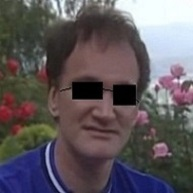
#> input picture Hopfild/test/1.jpg, 193 x 193 px, given as the content of the folder /content/train, which was not available
$ jupyter execute --allow-errors Hopfild.ipynb
#> lines starting #> are read from the running program, lines starting #| are printed output that depends on the picture; after the words box and inside, x2 and y2 are one past the last pixel; in counts of white or black regions, pixels touching at a corner belong together; pictures that were not available may be replaced by others from this repository, and a replacement may not be noted
[cell 1]
import numpy as np
from scipy.spatial.distance import cdist
from PIL import Image
import os
import re
import matplotlib.image as mpimg
import matplotlib.pyplot as plt


class Hopfild:
    def __init__(self, E):
        self.E = E.T
        self.Q = np.eye(self.E.shape[0]) + 0.5 * self.E.dot(E)

    def one_predict(self,x):
        y, y_new = x, np.zeros(x.shape)
        while not np.array_equal(y, y_new):
            y = y_new
            s = self.Q.dot(x.T)
            y_new = np.sign(s)
        y=np.array(y)
        res = np.argmin(cdist(self.E.T, y.T, metric='euclidean'))
        return res

    def train(self, X):
        res_list = []
        if X.shape[0]>1:
            for x in X:
                res=self.one_predict(x)
                res_list.append(res)
        else:
            res_list=self.one_predict(X)
        return res_list


def create_data(test_dir, train_dir):
#> called with test_dir = '/content/test', train_dir = '/content/train'
  train_arr = []
  train_path = []
  for i in os.listdir(train_dir):
    if re.match(r'[0-9a-zA-Z-]*.jp[e]*g',i):
      train_path.append(train_dir + '/' + i)
      img_train = Image.open(train_dir + '/' + i).convert('RGBA')
      image_file_train = img_train.convert('1')
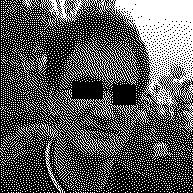
#> image_file_train: PIL image 193x193 1; 35.2% white in thin lines or dots
      image_file_train = image_file_train.resize((100,100))
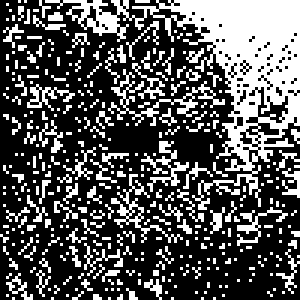
#> image_file_train: PIL image 100x100 1 (shown 3 times larger); 33.7% white; 359 white regions (342 under 20 px), largest, box (x1, y1, x2, y2) and area: (15, 0, 100, 70) 1518, (36, 23, 75, 42) 134, (37, 58, 61, 81) 90
      arr_train = np.array(image_file_train)
      arr_train = np.array([1 if i else -1 for i in arr_train.ravel()])
#> arr_train = 10000 values, max 1 at index 6, min -1 at index 0, mean -0.326
      train_arr.append(arr_train)
  test_arr = []
  test_path = []
  for i in os.listdir(test_dir):
    if re.match(r'[0-9a-zA-Z-]*.jp[e]*g',i):
      test_path.append(test_dir + '/' + i)
      img_test = Image.open(test_dir + '/' + i).convert('RGBA')
      image_file_test = img_test.convert('1')
      image_file_test = image_file_test.resize((100,100))
      arr_test = np.array(image_file_test)
      arr_test = np.array([1 if i else -1 for i in arr_test.ravel()])
#> arr_test has the same summary as arr_train
      test_arr.append(arr_test)
#> pass 2 of the loop in create_data, `for i in os.listdir(test_dir):`:
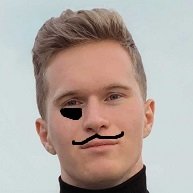
#> input picture Hopfild/test/2.jpg, 193 x 193 px, found by its file name
#> in create_data, `image_file_test = img_test.convert('1')`:
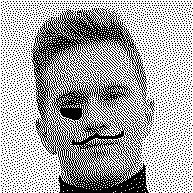
#> image_file_test: PIL image 193x193 1; 66.2% white; black in thin lines or dots
#> in create_data, `image_file_test = image_file_test.resize((100,100))`:
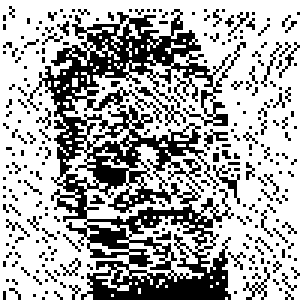
#> image_file_test: PIL image 100x100 1 (shown 3 times larger); 66.6% white; black in thin lines or dots
#> arr_test = 10000 values, max 1 at index 0, min -1 at index 203, mean 0.331
#> pass 3 of the loop in create_data, `for i in os.listdir(test_dir):`:
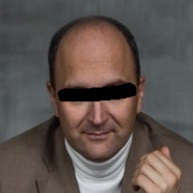
#> input picture Hopfild/test/VV.jpg, 193 x 193 px, found by its file name
#> in create_data, `image_file_test = img_test.convert('1')`:
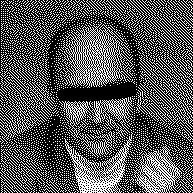
#> image_file_test: PIL image 193x193 1; 33.5% white in thin lines or dots
#> in create_data, `image_file_test = image_file_test.resize((100,100))`:
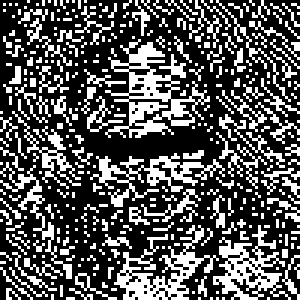
#> image_file_test: PIL image 100x100 1 (shown 3 times larger); 33.4% white in thin lines or dots
#> arr_test = 10000 values, max 1 at index 9, min -1 at index 0, mean -0.333
#> `train_arr, test_arr, train_path, test_path = create_data('/content/tes..`: train_path = ['/content/train/1.jpg']; test_path = ['/content/test/1.jpg', '/content/test/2.jpg', '/content/test/VV.jpg']
  return np.array(train_arr), np.array(test_arr), train_path, test_path


#> (the rest of this cell did not finish here and is left out)

#> in __init__, `self.E = E.T`: self.E has the same summary as arr_train in create_data
      pre=h.train(x)
#> the loop in one_predict, `while not np.array_equal(y, y_new):` made 2 passes
#> in one_predict, `y=np.array(y)`: y has the same summary as arr_train in create_data
#> in one_predict, `res = np.argmin(cdist(self.E.T, y.T, metric='euclidean'))`: res = 0
#> further down, image_train is the input picture: shape (193, 193, 3); mean R, G, B 95.1, 88.1, 92.4
#> `plt.show()`:
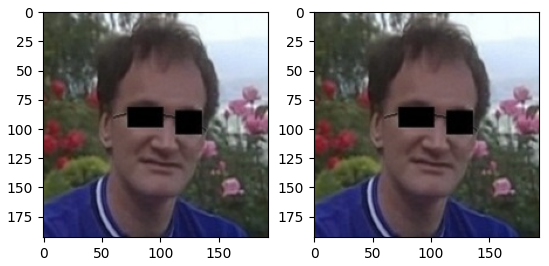
#> figure drawn by matplotlib, 2 panels
#> pass 2 of the loop `for i, test in enumerate(test_arr):`:
      fig, (ax1, ax2) = plt.subplots(1, 2)
      image_train = mpimg.imread(train_path[pre])
      image_test = mpimg.imread(test_path[i])
      ax1.imshow(image_test)
      ax2.imshow(image_train)
      plt.show()
